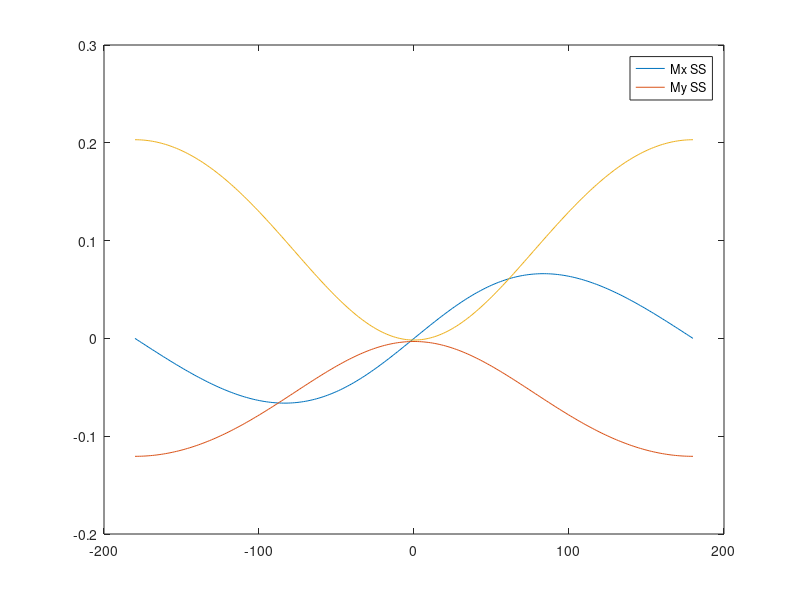

Reproduce this figure in MATLAB.
function ssfpsim
% ssfpsim
%
% Bloch simulation of bSSFP sequences
%
% ARGS :
% T1    = sample T1 in ms [500]
% T2    = sample T2 in ms [10]
% TR    = repetition time in ms [10]
% Alpha = RF flip angle in degrees [20]
% Phi   = phase program in degrees [0]
%
% RETURNS :
% Mx,My,Mz = M+ components (ie immediately after RF pulse) for phase
%            accumulations running from -180 to 180 degrees. Each
%            components is a matrix Nfreq x nTR
%
% AUTHOR : Mike Tyszka, Ph.D.
% PLACE  : Caltech BIC
% DATES  : 08/05/2005 JMT From scratch
%
% Copyright 2005 California Institute of Technology.
% All rights reserved.

% Default args
if nargin < 1; T1 = 1400; end
if nargin < 2; T2 = 120; end
if nargin < 3; TR = 5; end
if nargin < 4; Alpha_deg = 60; end
if nargin < 5; Phi_deg = [0 90]; end

nTR = round(5 * T1 / TR);
nFreq = 256;

fprintf('T1          : %0.1f ms\n', T1);
fprintf('T2          : %0.1f ms\n', T2);
fprintf('TR          : %0.1f ms\n', TR);
fprintf('Alpha       : %0.1f deg\n', Alpha_deg);
fprintf('Isochromats : %d\n', nFreq);
fprintf('TRs         : %d\n', nTR);

% Convert angles to radians
Alpha_rad = Alpha_deg * pi / 180;
Phi_rad = Phi_deg * pi / 180;

% RF flip about x' axis
sina = sin(Alpha_rad);
cosa = cos(Alpha_rad);
RF_Flip = [1 0 0; 0 cosa -sina; 0 sina cosa];

% Phase program
nPhi = length(Phi_rad);
nPhi_reps = ceil(nTR / nPhi);
Phi_t = repmat(Phi_rad,[1, nPhi_reps]);
cosPh_t = cos(Phi_t);
sinPh_t = sin(Phi_t);

% Relaxation matrices
E1 = exp(-TR/T1);
E2 = exp(-TR/T2);
E12 = [E2 0 0; 0 E2 0; 0 0 E1];
EMz = repmat([0 0 1-E1]',[1 nFreq]);

% Initialize isochromats
M = repmat([0 0 1]',[1 nFreq]);
Theta_rad = linspace(-pi,pi,nFreq);
Theta_deg = Theta_rad * 180 /pi;
cosTh_f = cos(Theta_rad);
sinTh_f = sin(Theta_rad);

% Setup M+ and M- arrays
Mxplus = zeros(nTR,nFreq);
Myplus = zeros(nTR,nFreq);
Mzplus = zeros(nTR,nFreq);
Mxminus = zeros(nTR,nFreq);
Myminus = zeros(nTR,nFreq);
Mzminus = zeros(nTR,nFreq);

%----------------------------------------------
% TR Loop
%----------------------------------------------

for tc = 1:nTR
  
 
  % RF Pulse to all isochromats
  M = RF_Flip * M;

  % Save M+
  Mxplus(tc,:) = M(1,:);
  Myplus(tc,:) = M(2,:);
  Mzplus(tc,:) = M(3,:);
  
  % Free precession between TRs
  for fc = 1:nFreq
    
    Rz = [cosTh_f(fc) -sinTh_f(fc) 0; sinTh_f(fc) cosTh_f(fc) 0; 0 0 1];
    M(:,fc) = Rz * M(:,fc);
    
  end
  
  % T1 and T2 Relaxation
  M = E12 * M + EMz;

  % Save M-
  Mxminus(tc,:) = M(1,:);
  Myminus(tc,:) = M(2,:);
  Mzminus(tc,:) = M(3,:);
  
end

Myss = Myplus(nTR,:);
Mxss = Mxplus(nTR,:);
Mzss = Mzplus(nTR,:);

% Draw evolution figures
figure(1); clf;
plot(Theta_deg, Mxss, Theta_deg, Myss, Theta_deg, Mzss);
legend('Mx SS','My SS');
